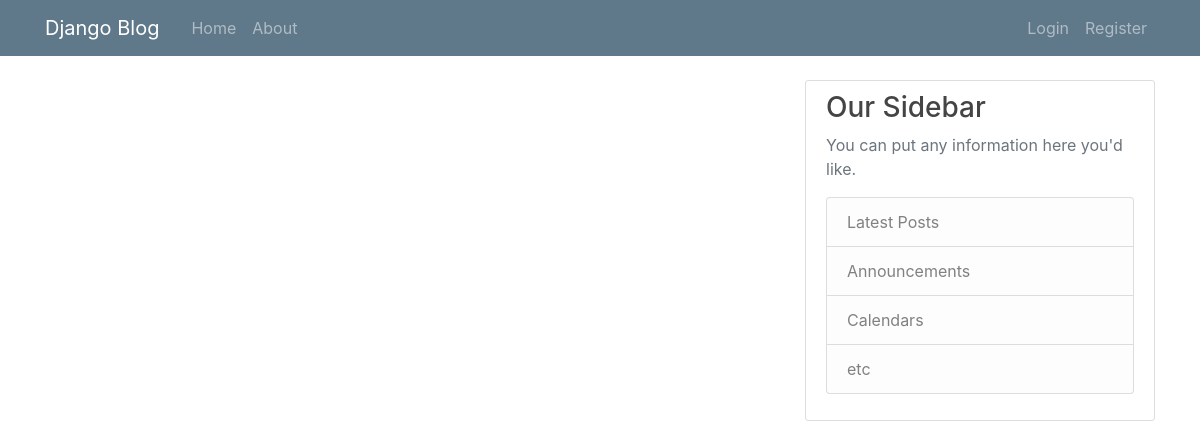
Before: / with the older database file.
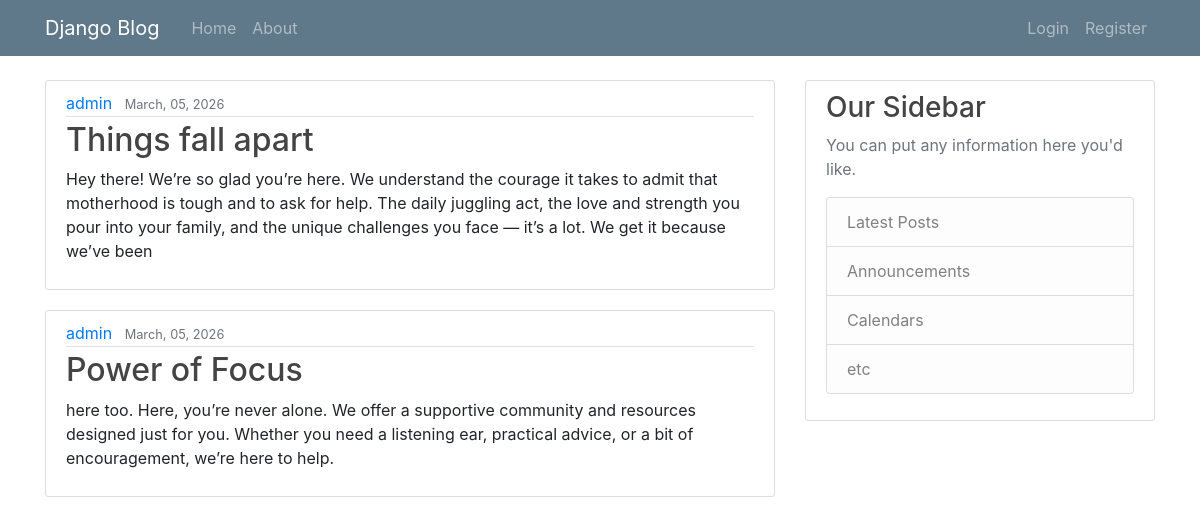
After: the same page with the newer database file.
### music/models.py (models this page shows, shortened)
class Post(models.Model):
    title = models.CharField(max_length=100)
    content = models.CharField(max_length=1000)
    date = models.DateTimeField(default=timezone.now)
    user = models.ForeignKey(User, on_delete=models.CASCADE)

### music/views.py (the view)
# urls.py: path('', views.home, name='home'),
def home(request):
    posts = Post.objects.all()
    context = {
        'posts' : posts
    }
    return render(request, 'music/home.html', context)

### music/templates/music/home.html
{% extends 'music/base.html' %}
{% block content %}
    {% for post in posts %}
        <article class="media content-section">
            <div class="media-body">
                <div class="article-metadata">
                    <a class="mr-2" href="#">{{ post.user }}</a>
                    <small class="text-muted">{{ post.date|date:"F, d, Y" }}</small>
                </div>
                <h2><a class="article-title" href="#">{{ post.title }}</a></h2>
                <p class="article-content">{{ post.content }}</p>
            </div>
        </article>
    {% endfor %}
{% endblock content %}

### music/templates/music/base.html (shortened to what this page needs)
{% load static %}
<!DOCTYPE html>
<html lang="en">
<head>
    <link rel="stylesheet" href="{% static 'block/main.css'%}">
    <link rel="stylesheet" href="https://cdn.jsdelivr.net/npm/bootstrap@4.3.1/dist/css/bootstrap.min.css"
>
</head>
<body style="margin-top: 80px;">
    <header class="site-header">
        <nav class="navbar navbar-expand-md navbar-dark bg-steel fixed-top">
            <div class="container">
                <a class="navbar-brand mr-4" href="/">Django Blog</a>
                <div class="collapse navbar-collapse" id="navbarToggle">
                    <div class="navbar-nav mr-auto">
                        <a class="nav-item nav-link" href="{% url 'home' %}">Home</a>
                        <a class="nav-item nav-link" href="{% url 'about' %}">About</a>
                    </div>
                    <div class="navbar-nav">
                        <a class="nav-item nav-link" href="#">Login</a>
                        <a class="nav-item nav-link" href="#">Register</a>
                    </div>
                </div>
            </div>
        </nav>
    </header>
<main role="main" class="container">
    <div class="row">
        <div class="col-md-8">
            {% block content %}{% endblock %}
        </div>
        <div class="col-md-4">
            <div class="content-section">
                <h3>Our Sidebar</h3>
                <p class='text-muted'>You can put any information here you'd like.
                <ul class="list-group">
                    <li class="list-group-item list-group-item-light">Latest Posts</li>
                    <li class="list-group-item list-group-item-light">Announcements</li>
                    <li class="list-group-item list-group-item-light">Calendars</li>
                    <li class="list-group-item list-group-item-light">etc</li>
                </ul>
                </p>
            </div>
        </div>
    </div>
</main>
</body>
</html>

### music/static/block/main.css (style rules this page uses)
body { background: #fafafa; color: #333333; margin-top: 5rem; }
h1, h2, h3, h4, h5, h6 { color: #444444; }
ul { margin: 0; }
.bg-steel { background-color: #5f788a; }
.site-header .navbar-nav .nav-link { color: #cbd5db; }
.content-section { background: #ffffff; padding: 10px 20px; border: 1px solid #dddddd; border-radius: 3px; margin-bottom: 20px; }
.article-title { color: #444444; }
.article-content { white-space: pre-line; }
.article-metadata { padding-bottom: 1px; margin-bottom: 4px; border-bottom: 1px solid #e3e3e3 }

Changed rows visible on the page:
added Post: user "admin", date "March, 05, 2026", title "Things fall apart", content "Hey there! We’re so glad you’re here. We understand the courage it takes to admit that motherhood is tough and to ask for help. The daily juggling act, the love and strength you pour into your family, and the unique challenges you face — it’s a lot. We get it because we’ve been"
added Post: user "admin", date "March, 05, 2026", title "Power of Focus", content "here too. Here, you’re never alone. We offer a supportive community and resources designed just for you. Whether you need a listening ear, practical advice, or a bit of encouragement, we’re here to help."
